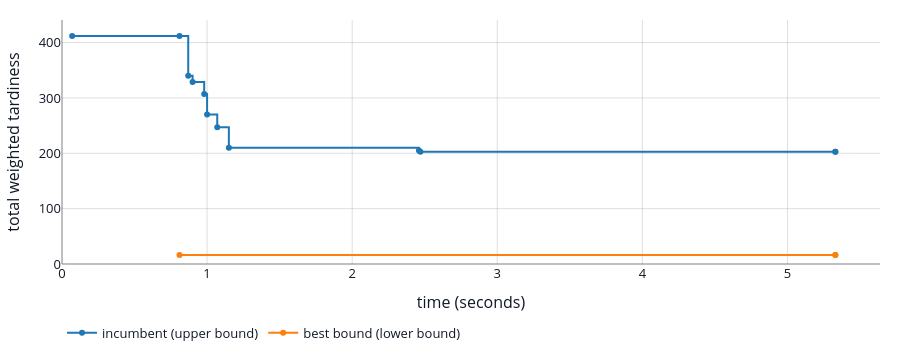

This figure's notebook cell:
### Markdown cell above
Two things stand out. First, `pulp.LpStatus` says `Optimal`, even though CBC stopped on
the time limit. The solution is feasible, but not proven optimal: pulp's
`sol_status` tells the difference (`Solution Found` rather than `Optimal Solution
Found`), and the log says `Stopped on time limit`. Always check one of these after a
solve with a limit. Second, the best bound has hardly moved from its root value, so the
gap is still very large. The incumbent may well be close to optimal, but the solver
cannot show it ([](#fig-progress-12)).

### Code cell
plot_progress(schedule12_log).show(config=PLOT_CONFIG)

### Figure 1 — Plotly figure (JSON) as saved in the notebook; plotly's stock layout.template omitted (floating-point values rounded to 4 significant figures)
{"data": [{"line": {"color": "#1f77b4", "shape": "hv", "width": 2}, "mode": "lines+markers", "name": "incumbent (upper bound)", "type": "scatter", "x": [0.07, 0.81, 0.87, 0.9, 0.98, 1.0, 1.07, 1.15, 2.46, 2.47, 5.33, 5.33], "y": [412.0, 412.0, 340.0, 329.0, 307.0, 270.0, 247.0, 210.0, 205.0, 203.0, 203.0, 203.0]}, {"line": {"color": "#ff7f0e", "shape": "hv", "width": 2}, "mode": "lines+markers", "name": "best bound (lower bound)", "type": "scatter", "x": [0.81, 5.33, 5.33], "y": [16.13, 16.13, 16.13]}], "layout": {"font": {"color": "#111827", "size": 13}, "height": 360, "legend": {"bgcolor": "rgba(0,0,0,0)", "orientation": "h", "y": -0.22, "yanchor": "top"}, "margin": {"b": 50, "l": 60, "r": 20, "t": 20}, "paper_bgcolor": "rgba(0,0,0,0)", "plot_bgcolor": "rgba(0,0,0,0)", "xaxis": {"gridcolor": "rgba(128,128,128,0.25)", "rangemode": "tozero", "title": {"text": "time (seconds)"}, "zerolinecolor": "rgba(128,128,128,0.5)"}, "yaxis": {"gridcolor": "rgba(128,128,128,0.25)", "rangemode": "tozero", "title": {"text": "total weighted tardiness"}, "zerolinecolor": "rgba(128,128,128,0.5)"}}}
